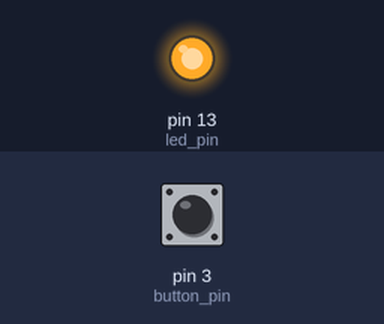
The sketch below on a simulated Arduino Uno, built with avr-gcc and run on an emulated ATmega328P. Parts: output pins drawn as LEDs (lit = HIGH). The inputs (shaded band) are chosen by the test bench; at power-on: pin 3 (button_pin) LOW.

Above: at 1.2 s.
1.3 s: pin 3 (button_pin) pulled HIGH for 0.15 s
At 1.38 s:
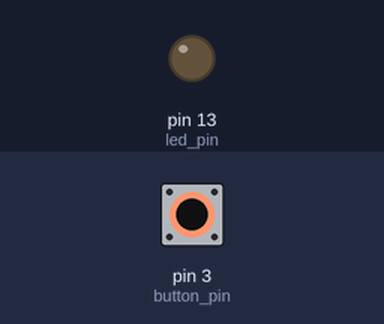
2.9 s: pin 3 (button_pin) pulled HIGH for 3.2 s
At 7.0 s:
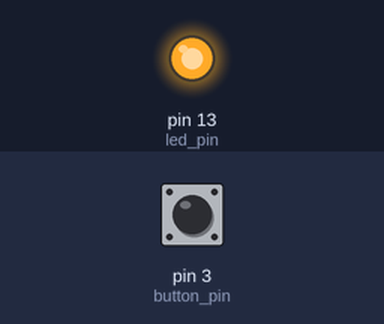
Timing chart, 0 to 8.5 s (numbered marks = the images above; inputs shaded):
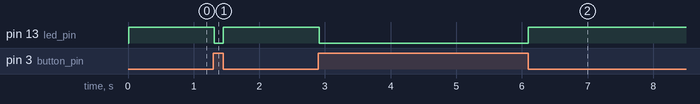

The sketch:

A3_2.ino
```cpp
#include <TimerThree.h>

static const uint8_t led_pin = 13; // the pin with a LED
volatile bool led_state = LOW;

uint8_t button_pin = 3;
bool toggle_complete = false;
bool current_button_state = HIGH;
const uint16_t TIMER_INTERVAL = 1E3; // 1000us
const uint16_t BUTTON_CHECK_THRESHOLD = 10000; // 10ms
const uint16_t button_total_checks = BUTTON_CHECK_THRESHOLD / TIMER_INTERVAL;
uint8_t button_check_count = 0;
uint8_t button_high_count = 0;

void changeLedState(void) {
  led_state = !led_state; //change of led state
}

void checkButton(void) {
  bool current_state = digitalRead(button_pin);
  if (current_state == HIGH) {
    button_high_count++;
  }
  button_check_count++;

  if (button_check_count >= button_total_checks) {
    if (current_button_state == HIGH) {
      bool button_is_low = (button_high_count / button_total_checks) < 0.5f;
      if (button_is_low) {
        current_button_state = LOW;
        toggle_complete = true;
      }
    } else {
      bool button_is_high = (button_high_count / button_total_checks) > 0.5f;
      if (button_is_high) {
        current_button_state = HIGH;
        toggle_complete = true;
      }
    }

    button_high_count = 0;
    button_check_count = 0;
  }
}

void setup(void) {
  //configuration of digital I/O pin #13
  pinMode(led_pin , OUTPUT);
  pinMode(button_pin, INPUT);
  //configuration of timer3 (@ 1kHz, 1E3us)
  Timer3.initialize(TIMER_INTERVAL);
  //attatch ISR
  Timer3.attachInterrupt(checkButton); // attatch ISR & start timer
}

void loop(void) {
  // Checking against these specific values ensures that we completed the whole toggle process
  if (toggle_complete) {
    toggle_complete = false;
    changeLedState();
    digitalWrite(led_pin , led_state);
  }

}


/*

// ##### Aufgabe 1.4 #####
// Digital I/O / Blinking LED
// Board connection pin of the LED
// ANODE (+) -> "longer leg" of the LED

uint8_t pin_led = 13;
uint8_t interruptpin_button = 3;


bool ledState = LOW;
bool ledIsBlinking = false;

// ################################################################################


void toggle_ledstate() {
  ledState = !ledState;
}

void setup() {
  pinMode(pin_led, OUTPUT);
  pinMode(interruptpin_button, INPUT_PULLUP);
  digitalWrite(pin_led, ledState);
  attachInterrupt(digitalPinToInterrupt(interruptpin_button), led_off, LOW);
}

void loop() {
  if (ledIsBlinking) {
    toggle_ledstate();
    digitalWrite(pin_led, ledState);
    delay(400);
    toggle_ledstate();
    digitalWrite(pin_led, ledState);
    delay(200);
  }
}

void led_off() {
  ledIsBlinking = !ledIsBlinking;
}*/
```

Measured:
- after the input at 1.3 s, pin 13 (led_pin): HIGH → LOW at once, → HIGH 0.14 s later
- after the input at 2.9 s, pin 13 (led_pin): HIGH → LOW at once, → HIGH 3.2 s later
